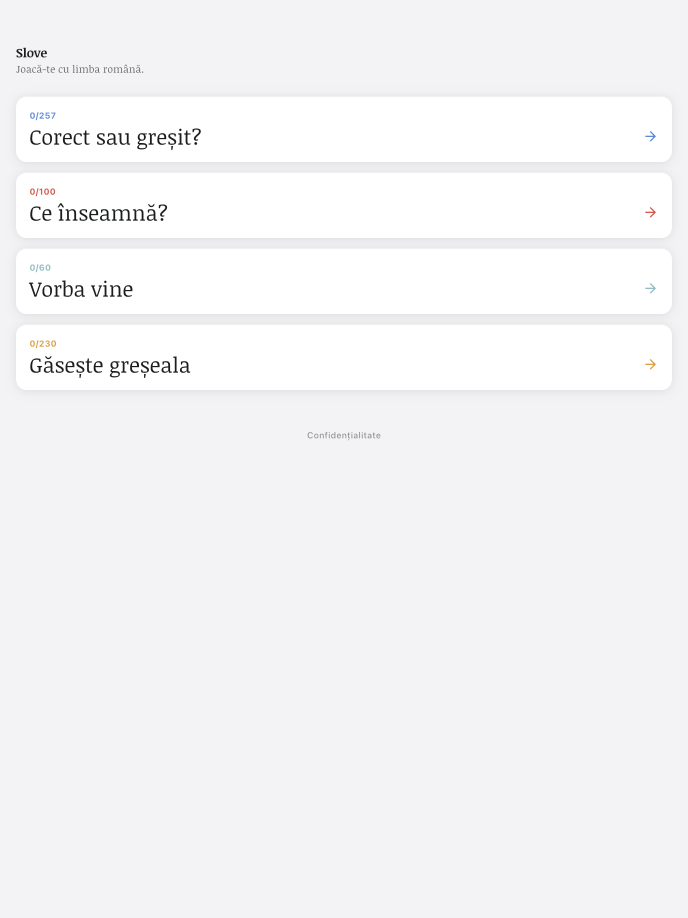
#> input picture store_assets/source/ipad_pro_13/01_home.png, 2064 x 2752 px, found by its file name (shown at 1/3 size)
$ python prepare_store_assets.py
#> lines starting #> are read from the running program, lines starting #| are printed output that depends on the picture; pictures that were not available may be replaced by others from this repository, and a replacement may not be noted
"""Prepare platform-sized store assets from the checked-in device captures."""

from pathlib import Path

from PIL import Image, ImageDraw, ImageFont, ImageOps

ROOT = Path(__file__).resolve().parents[1]
SCREENSHOTS = ROOT / "screenshots"
IPAD_SOURCE = ROOT / "store_assets" / "source" / "ipad_pro_13"
OUTPUT = ROOT / "store_assets"

CAPTURES = [
    "01_home",
    "02_grammar",
    "03_vocabulary",
    "04_idioms",
    "05_spot",
    "06_summary",
]


def load_font(name: str, size: int) -> ImageFont.FreeTypeFont:
    return ImageFont.truetype(ROOT / "assets" / "fonts" / name, size)


def save_capture(source: Path, destination: Path, size: tuple[int, int]) -> None:
#> called with size = (1290, 2796)
    with Image.open(source) as image:
#> image is the input picture: PIL image 2064x2752 RGBA; mean R, G, B, A 244.8, 244.8, 246.3, 255
        fitted = ImageOps.fit(image.convert("RGB"), size, method=Image.Resampling.LANCZOS)
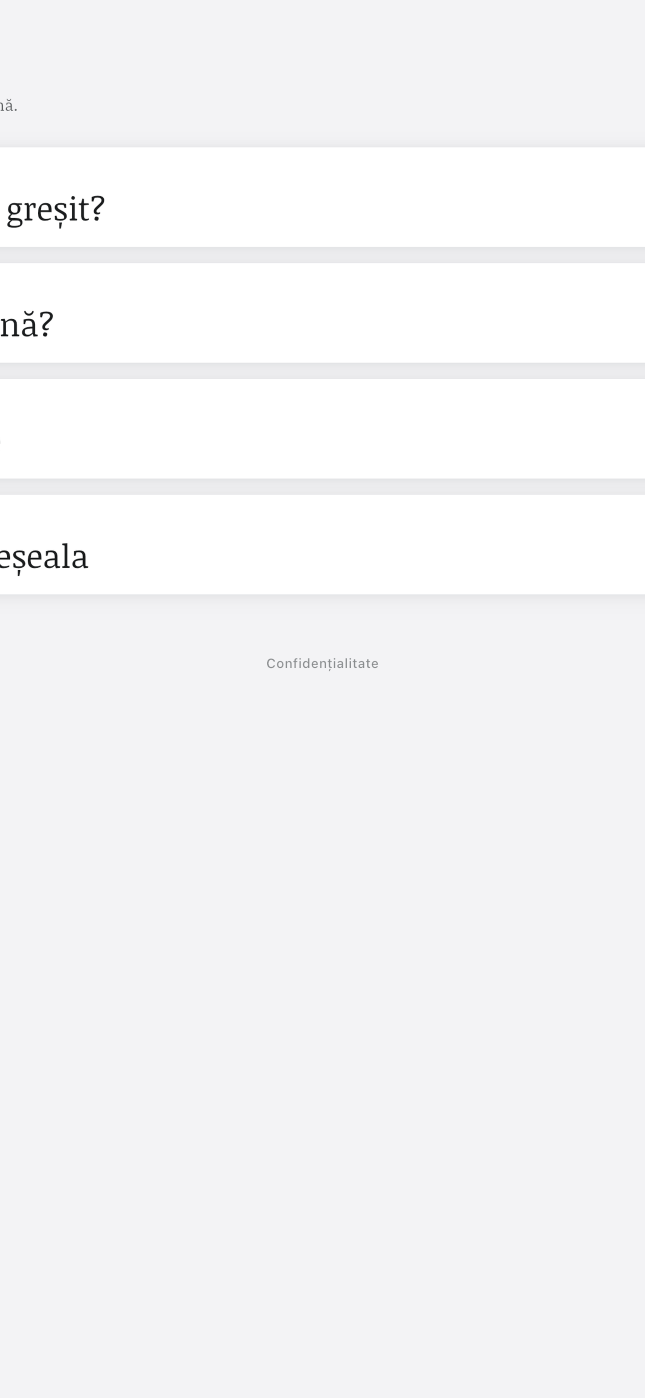
#> fitted: PIL image 1290x2796 RGB (shown at 1/2 size); mean R, G, B 245.5, 245.5, 247
#> in save_capture (call 5), `fitted = ImageOps.fit(image.convert("RGB"), size, method=Image.Resampl..`:
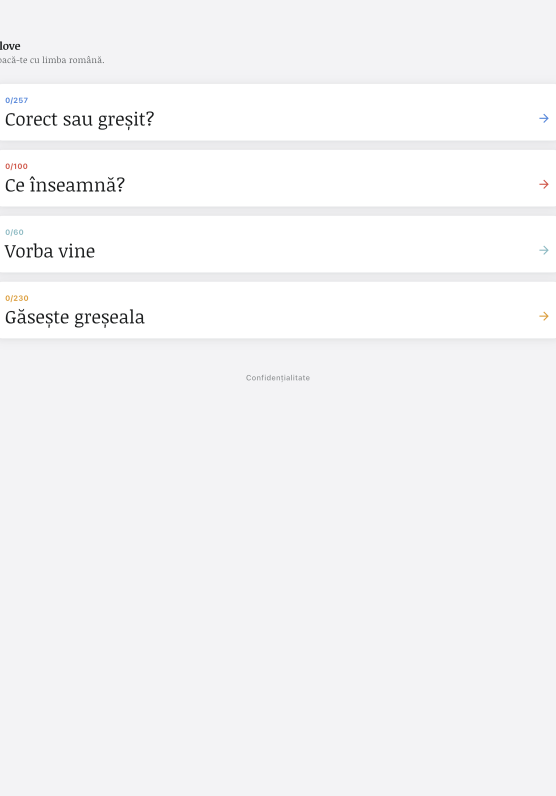
#> fitted: PIL image 1668x2388 RGB (shown at 1/3 size); mean R, G, B 244.9, 244.9, 246.3
        destination.parent.mkdir(parents=True, exist_ok=True)
        fitted.save(destination, optimize=True)


def save_play_phone_capture(source: Path, destination: Path) -> None:
    with Image.open(source) as image:
        fitted = ImageOps.fit(
            image.convert("RGB"),
            (1320, 2640),
            method=Image.Resampling.LANCZOS,
        )
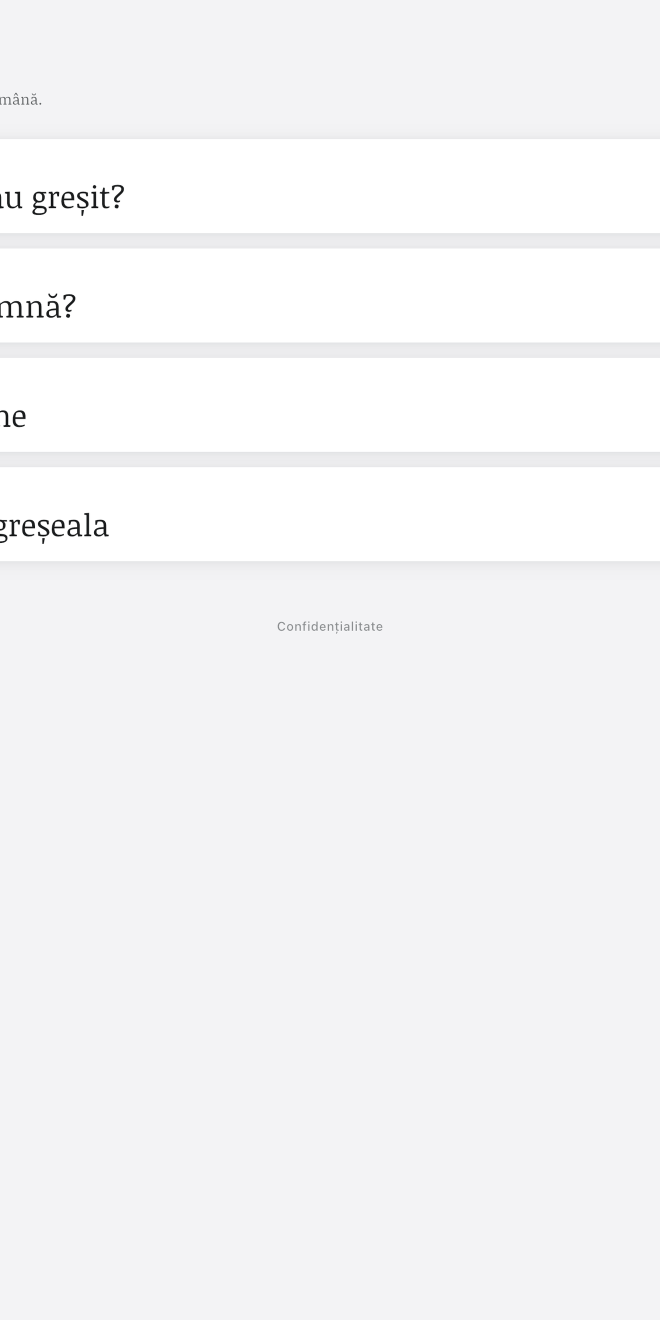
#> fitted: PIL image 1320x2640 RGB (shown at 1/2 size); mean R, G, B 245.4, 245.4, 246.8
        destination.parent.mkdir(parents=True, exist_ok=True)
        fitted.save(destination, optimize=True)


# [129 lines left out: functions save_icon, create_feature_graphic, create_app_store_creative_assets, not called in this run]


def main() -> None:
    for name in CAPTURES:
        save_capture(
            SCREENSHOTS / f"{name}.png",
            OUTPUT / "app_store" / "iphone_6_7" / f"{name}.png",
            (1290, 2796),
        )
        save_capture(
            SCREENSHOTS / f"{name}.png",
            OUTPUT / "app_store" / "iphone_6_5" / f"{name}.png",
            (1242, 2688),
        )
        save_capture(
            SCREENSHOTS / f"{name}.png",
            OUTPUT / "app_store" / "iphone_dynamic_island_medium" / f"{name}.png",
            (1179, 2556),
        )
        save_capture(
            IPAD_SOURCE / f"{name}.png",
            OUTPUT / "app_store" / "ipad_12_9" / f"{name}.png",
            (2048, 2732),
        )
        save_capture(
            IPAD_SOURCE / f"{name}.png",
            OUTPUT / "app_store" / "ipad_11" / f"{name}.png",
            (1668, 2388),
        )
        save_play_phone_capture(
            SCREENSHOTS / f"{name}.png",
            OUTPUT / "google_play" / "phone" / f"{name}.png",
        )
        save_capture(
            IPAD_SOURCE / f"{name}.png",
            OUTPUT / "google_play" / "tablet" / f"{name}.png",
            (2064, 2752),
        )
#> pass 2 of the loop in main, `for name in CAPTURES:`:
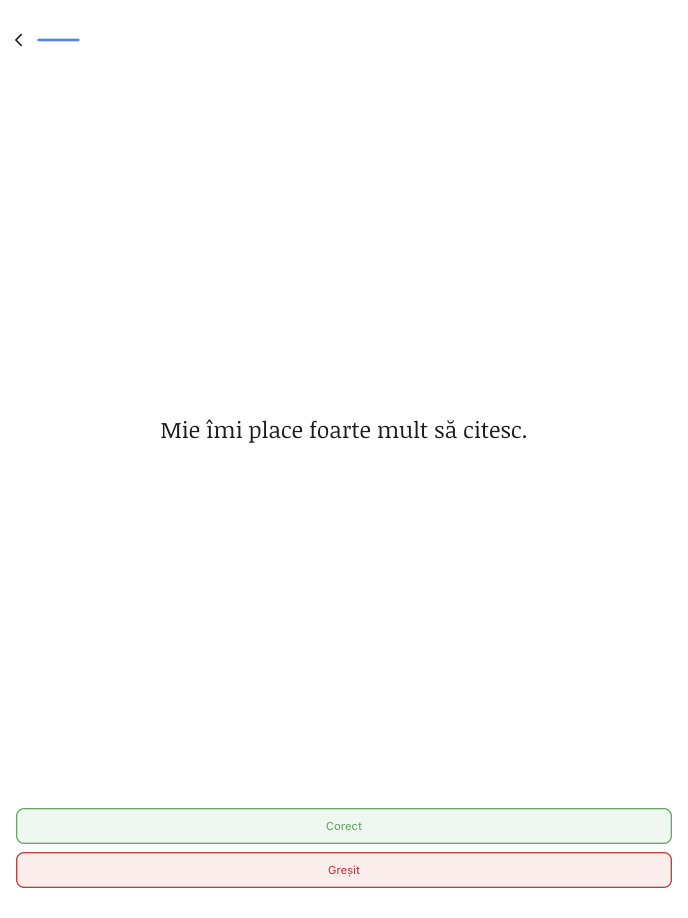
#> input picture store_assets/source/ipad_pro_13/02_grammar.png, 2064 x 2752 px, found by its file name (shown at 1/3 size)
#> in save_capture, image is the input picture: PIL image 2064x2752 RGBA; mean R, G, B, A 253.1, 252.7, 252.3, 255
#> in save_capture (call 11), `fitted = ImageOps.fit(image.convert("RGB"), size, method=Image.Resampl..`:
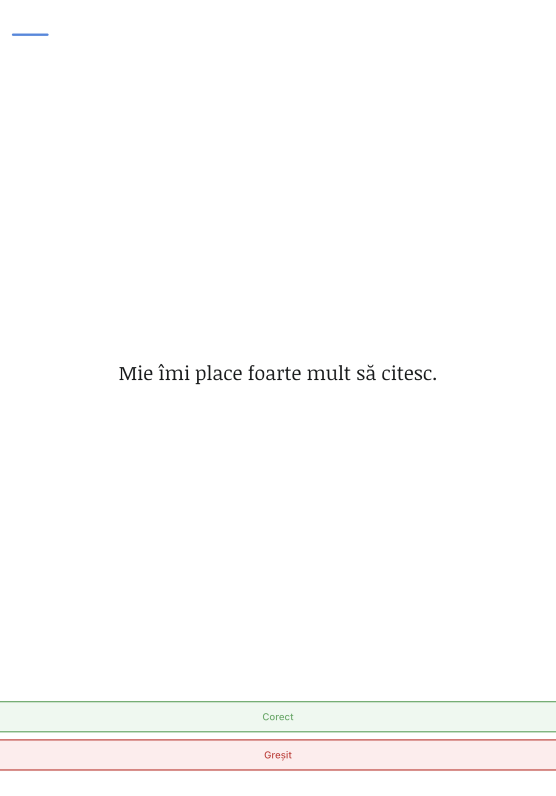
#> fitted: PIL image 1668x2388 RGB (shown at 1/3 size); mean R, G, B 253, 252.6, 252.1
#> in save_play_phone_capture (call 2), `fitted = ImageOps.fit( image.convert("RGB"), (1320, 2640), method=Imag..`:
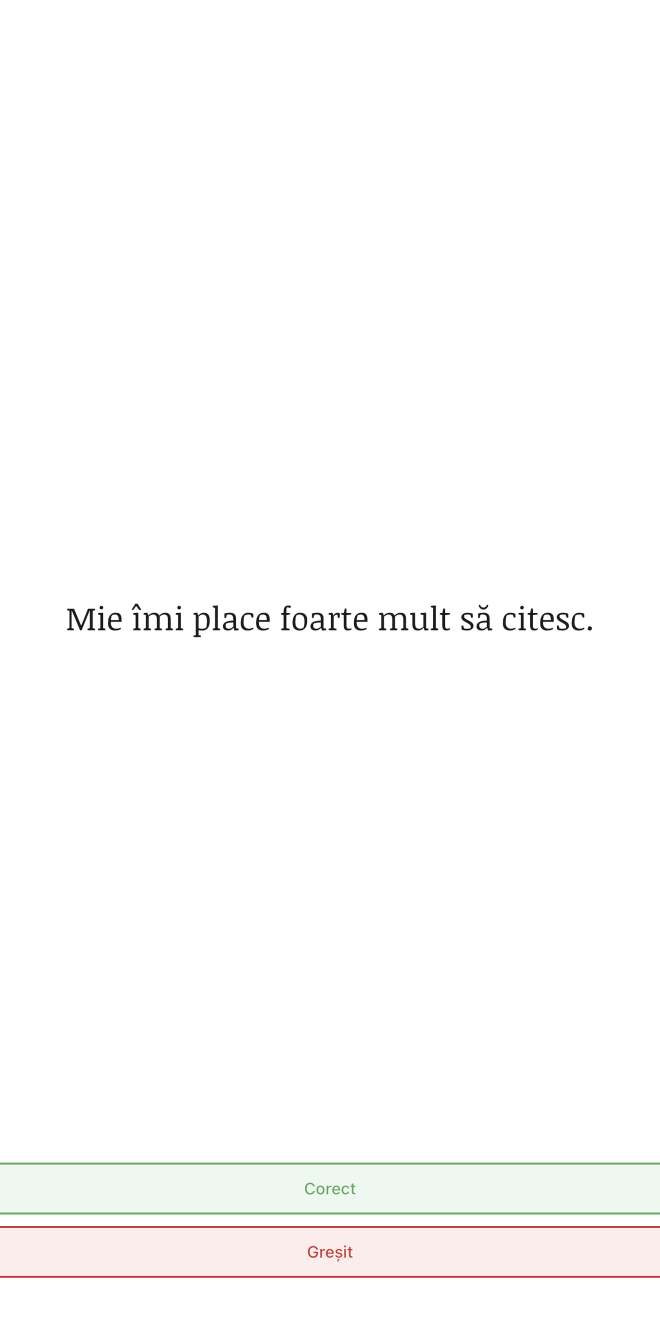
#> fitted: PIL image 1320x2640 RGB (shown at 1/2 size); mean R, G, B 252.8, 252.4, 251.9

    save_icon(
        ROOT / "assets" / "brand_icons" / "android_play_store.png",
        OUTPUT / "google_play" / "app_icon_512.png",
        (512, 512),
    )
    save_icon(
        ROOT / "assets" / "brand_icons" / "ios_1024.png",
        OUTPUT / "app_store" / "app_icon_1024.png",
        (1024, 1024),
        opaque=True,
    )
    create_feature_graphic(OUTPUT / "google_play" / "feature_graphic_1024x500.png")
    create_app_store_creative_assets(OUTPUT / "app_store" / "creative_assets")


if __name__ == "__main__":
#> (the run stopped early here; a loop or call above may not have finished)
